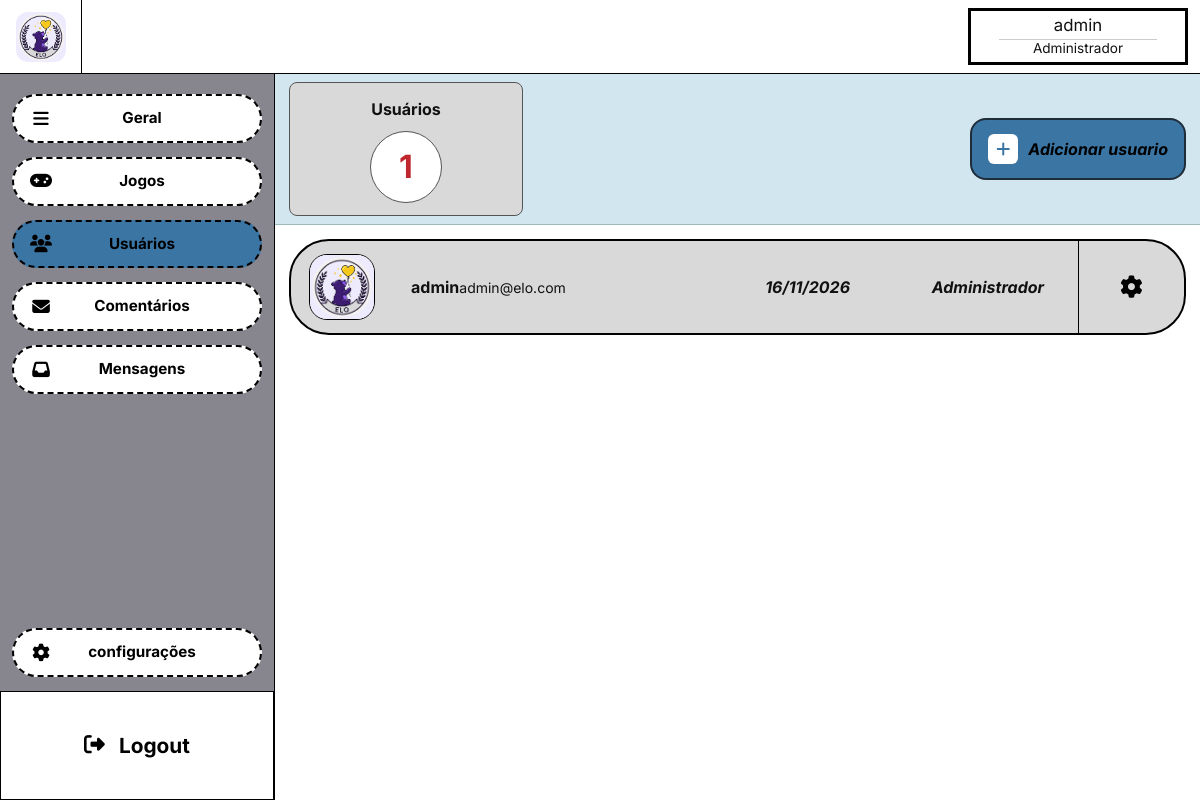
The page /index.php?controle=usuario&metodo=gerenciar (signed in) on the database its author committed.
### tables this page shows
CREATE TABLE IF NOT EXISTS usuarios(
	id_usuario BIGINT UNSIGNED AUTO_INCREMENT PRIMARY KEY,
    nome_usuario VARCHAR(255) NOT NULL,
    nome_completo VARCHAR(255) NOT NULL,
    email VARCHAR(255) UNIQUE NOT NULL,
    senha VARCHAR(255) NOT NULL,
    tipo_acesso ENUM('usuario','admnistrador') NOT NULL DEFAULT 'usuario',
    avatar_foto VARCHAR(255),
    data_nascimento DATETIME NOT NULL,
    
     
	criado_em DATETIME DEFAULT CURRENT_TIMESTAMP,
    alterado_em DATETIME
		DEFAULT CURRENT_TIMESTAMP
        ON UPDATE CURRENT_TIMESTAMP,
	deletado_em DATETIME NULL
    
    

);

### Controllers/UsuarioController.class.php (called while the page is built, shortened)
<?php
    require_once "Models/Conexao.class.php";
    require_once "Models/Usuario.class.php";
    require_once "Models/UsuarioDAO.class.php";
    class UsuarioController
    {
        public function gerenciar()
        {
            $usuarios = (new UsuarioDAO())->buscarTodos();
            require_once "Views/usuario/gerenciar.php";
        }
    }
?>

### index.php (called while the page is built, shortened)
<?php
    require_once "Helpers/util.php";
    $metodo   = $_GET["metodo"] ?? "inicio";
    $obj = new $classe();
    $obj->$metodo();
?>

### Models/Conexao.class.php (called while the page is built)
<?php
    abstract class Conexao
    {
        public function __construct(protected $db = null)
        {
            $parametros = getenv("AC_DSN") ?: "mysql:host=localhost;dbname=amaral_carvalho;charset=utf8mb4";
            $usuario = getenv("AC_USER") !== false ? getenv("AC_USER") : "root";
            $senha = getenv("AC_PASS") !== false ? getenv("AC_PASS") : "";
            try
            {
                $this->db = new PDO($parametros, $usuario, $senha, array(
                    PDO::ATTR_ERRMODE => PDO::ERRMODE_EXCEPTION,
                    PDO::ATTR_DEFAULT_FETCH_MODE => PDO::FETCH_ASSOC
                ));
            }
            catch(PDOException $e)
            {
                die("Não foi possível conectar ao banco de dados. Tente mais tarde!");
            }
        }
    }
?>

### Models/UsuarioDAO.class.php (called while the page is built, shortened)
<?php
    class UsuarioDAO extends Conexao
    {
        private function hidratar($l)
        {
            return new Usuario(
                (int)$l["id_usuario"], $l["nome_usuario"], $l["nome_completo"], $l["email"],
                $l["senha"], $l["tipo_acesso"], $l["avatar_foto"], $l["data_nascimento"], $l["criado_em"]
            );
        }
        public function buscarTodos()
        {
            try
            {
                $usuarios = array();
                foreach($this->db->query("SELECT * FROM usuarios WHERE deletado_em IS NULL ORDER BY nome_usuario")->fetchAll() as $l)
                    $usuarios[] = $this->hidratar($l);
                return $usuarios;
            }
            catch(PDOException $e){ return array(); }
        }
    }
?>

### Helpers/util.php (called while the page is built, shortened)
<?php
    function e($valor)
    {
        return htmlspecialchars((string)$valor, ENT_QUOTES, 'UTF-8');
    }
    function url($controle, $metodo, $params = array())
    {
        return "index.php?" . http_build_query(
            array_merge(array("controle" => $controle, "metodo" => $metodo), $params)
        );
    }
    function dataBR($data)
    {
        return $data ? date("d/m/Y", strtotime($data)) : "";
    }
?>

### Models/Usuario.class.php (called while the page is built, shortened)
<?php
    class Usuario
    {
        public function getId_usuario(){ return $this->id_usuario; }
        public function getNome_usuario(){ return $this->nome_usuario; }
        public function getEmail(){ return $this->email; }
        public function getAvatar_foto(){ return $this->avatar_foto; }
        public function getCriado_em(){ return $this->criado_em; }
        public function ehAdmin(){ return $this->tipo_acesso === "admnistrador"; }
    }
?>

### Views/usuario/gerenciar.php (the view, shortened to what this page needs)
<?php $titulo = "Usuários"; $secao = "usuarios"; require "Views/layout/admin_cabecalho.php"; ?>
<div class="adm-faixa">
    <div class="adm-stat">Usuários<div class="num"><?= count($usuarios) ?></div></div>
    <div class="adm-acoes"><a class="adm-btn" href="<?= url("usuario", "criar") ?>"><i class="fa-solid fa-plus"></i>Adicionar usuario</a></div>
</div>
<div class="adm-conteudo">
<?php foreach($usuarios as $u): ?>
    <div class="adm-linha">
        <div><img class="avatar" src="<?= e($u->getAvatar_foto() ?: "assets/img/logo.png") ?>" alt=""></div>
        <div class="nome"><?= e($u->getNome_usuario()) ?><br><small class="fw-normal"><?= e($u->getEmail()) ?></small></div>
        <div class="campo"><?= e(dataBR($u->getCriado_em())) ?></div>
        <div class="campo"><?= $u->ehAdmin() ? "Administrador" : "Usuário" ?></div>
        <div class="engrenagem">
            <a href="<?= url("usuario", "editar", array("id" => $u->getId_usuario())) ?>" title="Editar"><i class="fa-solid fa-gear"></i></a>
        </div>
    </div>
<?php endforeach; ?>
</div>
<?php require "Views/layout/admin_rodape.php"; ?>

### assets/css/styleAdmin.css (style rules this page uses)
:root { --adm-azul: #3a75a4; --adm-faixa: #d2e6ef; --adm-cinza: #d9d9d9; --adm-lateral: #87868e; --adm-vermelho: #c0262d; }
body.adm { background: #fff; display: block; min-height: 100vh; font-family: 'Inter', sans-serif; color: #111; }
.adm-faixa { background: var(--adm-faixa); border-bottom: 1px solid #9bb; padding: 8px 14px; display: flex; flex-wrap: wrap; gap: 14px; align-items: center; min-height: 150px; }
.adm-stat { background: var(--adm-cinza); border: 1px solid #555; border-radius: 8px; width: 234px; height: 134px; text-align: center; padding-top: 14px; font-weight: 700; }
.adm-stat .num { width: 72px; height: 72px; border-radius: 50%; background: #fff; border: 1px solid #555; margin: 10px auto 0; display: flex; align-items: center; justify-content: center; font-size: 2rem; color: var(--adm-vermelho); }
.adm-acoes { margin-left: auto; display: flex; flex-wrap: wrap; gap: 20px; align-items: center; }
.adm-btn { display: inline-flex; align-items: center; gap: 10px; background: var(--adm-azul); border: 2px solid #1f2d3a; border-radius: 16px; padding: 14px 16px; font-weight: 700; font-style: italic; color: #000; text-decoration: none; cursor: pointer; font-size: 1rem; }
.adm-btn i { background: #fff; color: var(--adm-azul); width: 30px; height: 30px; border-radius: 6px; display: inline-flex; align-items: center; justify-content: center; }
.adm-conteudo { padding: 14px; display: flex; flex-direction: column; gap: 22px; }
.adm-linha { display: flex; align-items: stretch; background: var(--adm-cinza); border: 2px solid #000; border-radius: 40px; overflow: hidden; min-height: 96px; }
.adm-linha > div { display: flex; align-items: center; padding: 10px 18px; }
.adm-linha .avatar { width: 66px; height: 66px; border-radius: 18px; border: 1px solid #000; object-fit: cover; background: #eee; }
.adm-linha .nome { font-weight: 700; flex: 2; }
.adm-linha .campo { flex: 1; font-weight: 700; font-style: italic; justify-content: center; text-align: center; }
.adm-linha .engrenagem { border-left: 1px solid #000; width: 106px; justify-content: center; gap: 12px; font-size: 1.5rem; }
.adm-linha .engrenagem a, .adm-linha .engrenagem button { color: #000; background: none; border: 0; padding: 0; cursor: pointer; font-size: 1.4rem; }

### assets/css/styleExtra.css (style rules this page uses)
html, body { min-height: 100%; }
body { display: flex; flex-direction: column; min-height: 100vh; }

### rows shown on the page
usuarios: nome_usuario "admin", email "admin@elo.com", criado_em "16/11/2026", tipo_acesso "Administrador"

### other values the page prints
$_SESSION["nome"] "admin"
$texto "Geral Jogos Usuários Comentários Mensagens"
count($usuarios) "1"
